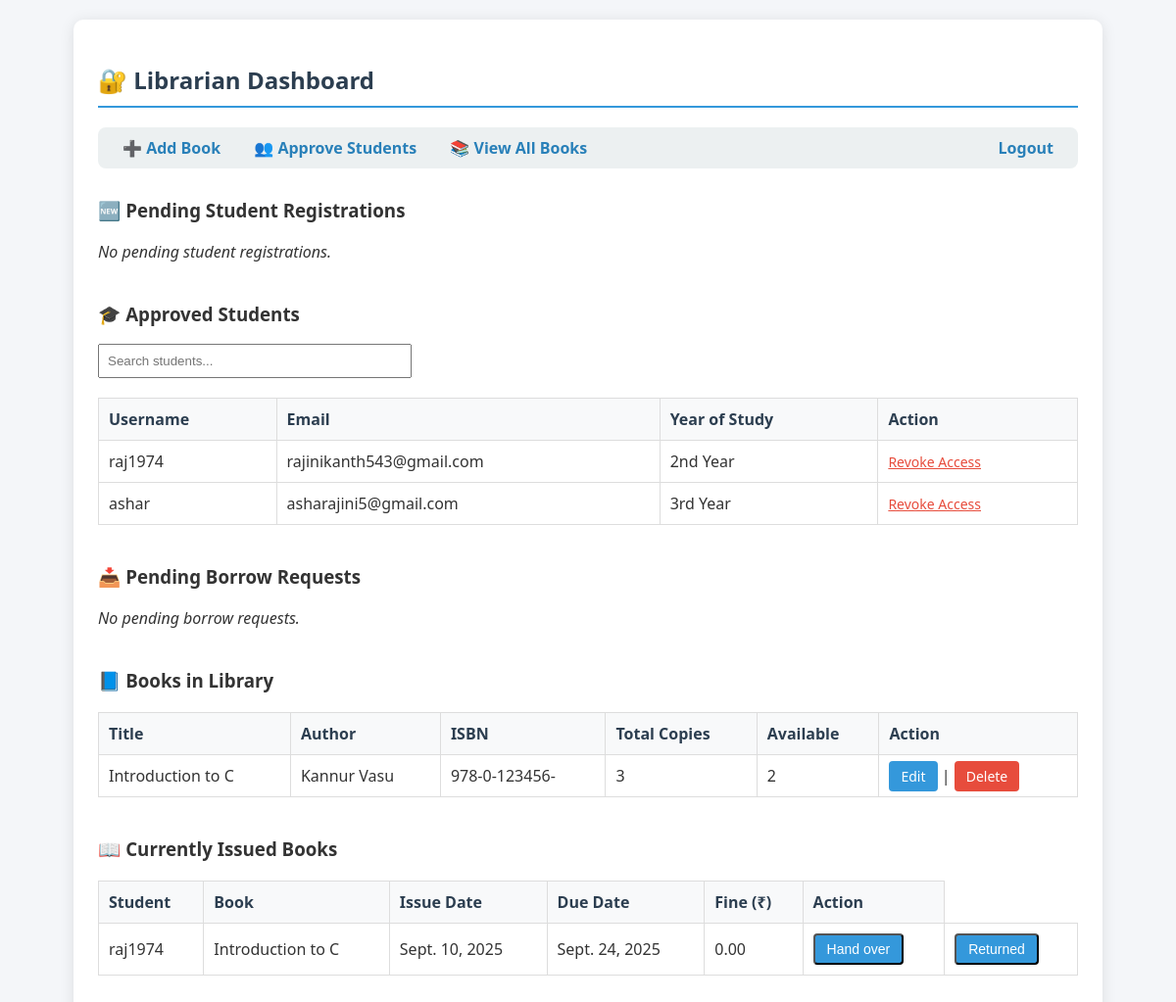
/library/dashboard/ (signed in), run on an earlier commit of the app's database.
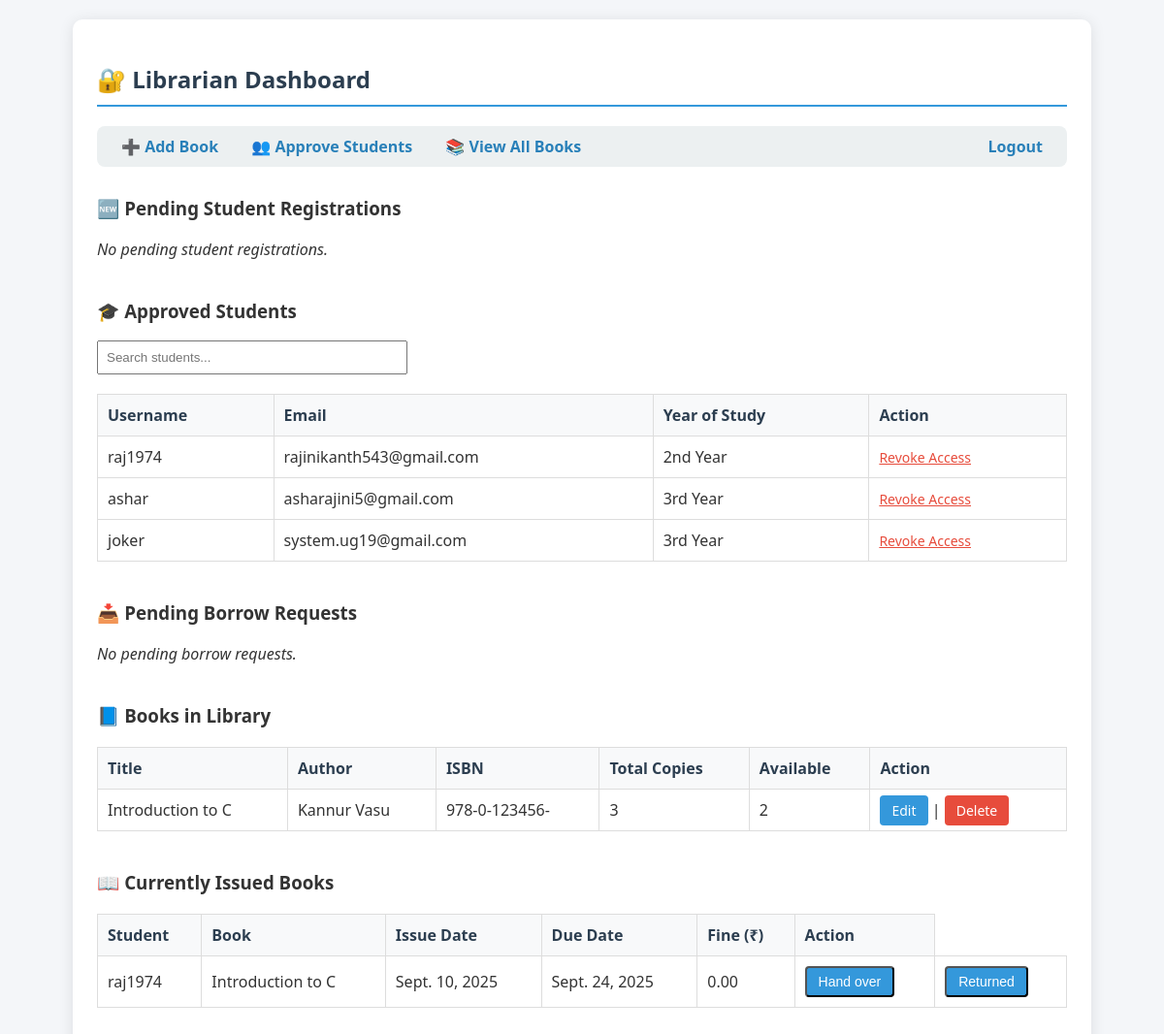
And on a later commit of the database.
### users/models.py (models this page shows)
class CustomUser(AbstractUser):
    ROLE_CHOICES = [
        ('student', 'Student'),
        ('librarian', 'Librarian'),
    ]
    YEAR_CHOICES = [
        (1, '1st Year'),
        (2, '2nd Year'),
        (3, '3rd Year'),
    ]
    DEPARTMENT_CHOICES = [
        ('B.Sc.C.S.', 'B.Sc.Computer Science'),
        ('B.C.A.', 'B.Computer Application'),
        ('B.Com.', 'B.Commerce'),
    ]
    email = models.EmailField(unique=True)
    role = models.CharField(max_length=20, choices=ROLE_CHOICES, default='student')
    is_approved = models.BooleanField(default=False)
    pending_approval = models.BooleanField(default=True)
    username = models.CharField(max_length=150, unique=True, null=True, blank=True)
    year_of_study = models.IntegerField(choices=YEAR_CHOICES, null=True, blank=True)  # Only for students
    department = models.CharField(max_length=20, choices=DEPARTMENT_CHOICES,default='B.Com.')
    USERNAME_FIELD = 'username'
    REQUIRED_FIELDS = ['email','role']

### librarian/models.py (models this page shows, shortened)
class Book(models.Model):
    title = models.CharField(max_length=200)
    author = models.CharField(max_length=100)
    isbn = models.CharField(max_length=13, unique=True)
    total_copies = models.PositiveIntegerField()
    available_copies = models.PositiveIntegerField(default=0)
    created_at = models.DateTimeField(default=timezone.now)

class BorrowedBook(models.Model):
    student = models.ForeignKey(User, on_delete=models.CASCADE)
    book = models.ForeignKey(Book, on_delete=models.CASCADE)
    issue_date = models.DateField(auto_now_add=True)
    due_date = models.DateField()
    handover_date=models.DateField(null=True, blank=True)
    return_date = models.DateField(null=True, blank=True)
    fine = models.DecimalField(max_digits=6, decimal_places=2, default=0.00)

### librarian/views.py (the view)
# urls.py: path('dashboard/', views.librarian_dashboard, name='librarian_dashboard'),
@login_required
def librarian_dashboard(request):
    if request.user.role != 'librarian':
        return redirect('login')
    books = Book.objects.all()
    borrowed_books = BorrowedBook.objects.filter(return_date__isnull=True)
    pending_students = CustomUser.objects.filter(role='student', pending_approval=True)
    approved_students = CustomUser.objects.filter(role='student', is_approved=True).order_by('year_of_study', 'username')
    pending_requests = BorrowRequest.objects.filter(status='pending')
    return render(request, 'librarian_dashboard.html', {
        'books': books,
        'borrowed_books': borrowed_books,
        'pending_students': pending_students,
        'approved_students': approved_students,
        'pending_requests': pending_requests,
    })

### librarian/templates/librarian_dashboard.html (shortened to what this page needs)
<!DOCTYPE html>
<html>
<head>
</head>
<body>
  <div class="container">
    <h2>🔐 Librarian Dashboard</h2>
    <div class="nav">
      <a href="{% url 'add_book' %}">➕ Add Book</a>
      <a href="{% url 'approve_students' %}">👥 Approve Students</a>
      <a href="{% url 'book_list' %}">📚 View All Books</a>
      <a class="logout" href="{% url 'logout' %}">Logout</a>
    </div>
    <div class="section">
      <h3>🆕 Pending Student Registrations</h3>
      {% if pending_students %}
      <table>
        <tr>
          <th>Email</th>
          <th>Year</th>
          <th>Action</th>
        </tr>
        {% for student in pending_students %}
        <tr>
          <td>{{ student.email }}</td>
          <td>{{ student.get_year_of_study_display }}</td>
          <td>
            <form method="post" action="{% url 'approve_students' %}" class="form-inline">
              {% csrf_token %}
              <input type="hidden" name="user_id" value="{{ student.id }}">
              Username: <input type="text" name="username" style="padding:5px; width:100px;">
              <button type="submit" name="action" value="approve" class="btn btn-success">Approve</button>
              <button type="submit" name="action" value="decline" class="btn btn-danger">Decline</button>
            </form>
          </td>
        </tr>
        {% endfor %}
      </table>
      {% else %}
      <p><em>No pending student registrations.</em></p>
      {% endif %}
    </div>
    <div class="section">
      <h3>🎓 Approved Students</h3>
      {% if approved_students %}
        <div class="search-bar" style="margin: 10px 0;">
          <input type="text" placeholder="Search students..."
                 onkeyup="filterStudents(this)"
                 style="padding:8px; width:100%; max-width:300px;">
        </div>
        <table id="students-table">
          <tr>
            <th>Username</th>
            <th>Email</th>
            <th>Year of Study</th>
            <th>Action</th>
          </tr>
          {% for student in approved_students %}
          <tr>
            <td>{{ student.username }}</td>
            <td>{{ student.email }}</td>
            <td>{{ student.get_year_of_study_display }}</td>
            <td>
              <a href="{% url 'revoke_student' student.id %}"
                 style="color:#e74c3c; font-size:14px;"
                 onclick="return confirm('Revoke access for {{ student.username }}?');">
                Revoke Access
              </a>
            </td>
          </tr>
          {% endfor %}
        </table>
      {% else %}
        <p><em>No approved students yet.</em></p>
      {% endif %}
    </div>
    <div class="section">
      <h3>📥 Pending Borrow Requests</h3>
        {% if pending_requests %}
          <table>
            <tr>
              <th>Student</th>
              <th>Book</th>
              <th>Requested</th>
              <th>Action</th>
            </tr>
            {% for req in pending_requests %}
            <tr>
              <td>{{ req.student.email }}</td>
              <td>{{ req.book.title }}</td>
              <td>{{ req.requested_at|date:"M d, H:i" }}</td>
              <td>
                <form method="post" action="{% url 'approve_borrow_request' req.id %}" style="display:inline;">
                  {% csrf_token %}
                  <button type="submit" class="btn">Approve</button>
                </form>
              </td>
            </tr>
            {% endfor %}
          </table>
        {% else %}
          <p><em>No pending borrow requests.</em></p>
        {% endif %}
    </div>
    <div class="section">
      <h3>📘 Books in Library</h3>
      <table>
        <tr>
          <th>Title</th>
          <th>Author</th>
          <th>ISBN</th>
          <th>Total Copies</th>
          <th>Available</th>
          <th>Action</th>
        </tr>
        {% for book in books %}
        <tr>
          <td>{{ book.title }}</td>
          <td>{{ book.author }}</td>
          <td>{{ book.isbn }}</td>
          <td>{{ book.total_copies }}</td>
          <td>{{ book.available_copies }}</td>
          <td>
            <a href="{% url 'edit_book' book.pk %}" class="btn">Edit</a> |
            <a href="{% url 'delete_book' book.pk %}" class="btn btn-danger">Delete</a>
          </td>
        </tr>
        {% empty %}
        <tr>
          <td colspan="6">No books added yet. <a href="{% url 'add_book' %}">Add one now</a>.</td>
        </tr>
        {% endfor %}
      </table>
    </div>
<div class="section">
  <h3>📖 Currently Issued Books</h3>
  {% if borrowed_books %}
    <table>
      <tr>
        <th>Student</th>
        <th>Book</th>
        <th>Issue Date</th>
        <th>Due Date</th>
        <th>Fine (₹)</th>
        <th>Action</th>
      </tr>
      {% for b in borrowed_books %}
      <tr>
        <td>{{ b.student.username }}</td>
        <td>{{ b.book.title }}</td>
        <td>{{ b.issue_date }}</td>
        <td>{{ b.due_date }}</td>
        <td>{{ b.fine }}</td>
        <td>
            {% if b.handover_date %}
            {{ b.handover_date }}
            {% else %}
            <form action="{% url 'mark_handover' b.pk %}"style="display:inline;">
            <button type="submit" class="btn">Hand over</button>
            </form>
            {% endif %}
        </td>
        <td>
            <form method="post" action="{% url 'return_book' b.pk %}" style="display: inline">
                <button type="submit" class="btn">Returned</button>
            </form>
        </td>
      </tr>
      {% endfor %}
    </table>
  {% else %}
    <p><em>You haven't issued any books yet</em></p>
  {% endif %}
</div>
  </div>
</body>
</html>

### librarian/templates/librarian_dashboard.html (style rules this page uses)
body { font-family: 'Segoe UI', Tahoma, Geneva, Verdana, sans-serif; margin: 20px; background: #f4f6f9; color: #333; }
.container { max-width: 1000px; margin: 0 auto; background: white; padding: 25px; border-radius: 10px; box-shadow: 0 2px 15px rgba(0,0,0,0.1); }
h2 { color: #2c3e50; border-bottom: 2px solid #3498db; padding-bottom: 10px; margin-bottom: 20px; }
.nav { margin-bottom: 30px; padding: 10px; background: #ecf0f1; border-radius: 8px; }
.nav a { margin: 0 15px; text-decoration: none; color: #2980b9; font-weight: 600; }
table { width: 100%; border-collapse: collapse; margin: 20px 0; }
th, td { border: 1px solid #ddd; padding: 10px; text-align: left; }
th { background-color: #f8f9fa; color: #2c3e50; }
.btn { padding: 6px 12px; background: #3498db; color: white; text-decoration: none; border-radius: 4px; font-size: 14px; }
.btn-danger { background: #e74c3c; }
.section { margin-bottom: 40px; }
.logout { float: right; color: #e74c3c; font-weight: bold; }

What changed in the data, as far as the page shows it:
added CustomUser: username "joker", email "system.ug19@gmail.com", year_of_study "3rd Year"
